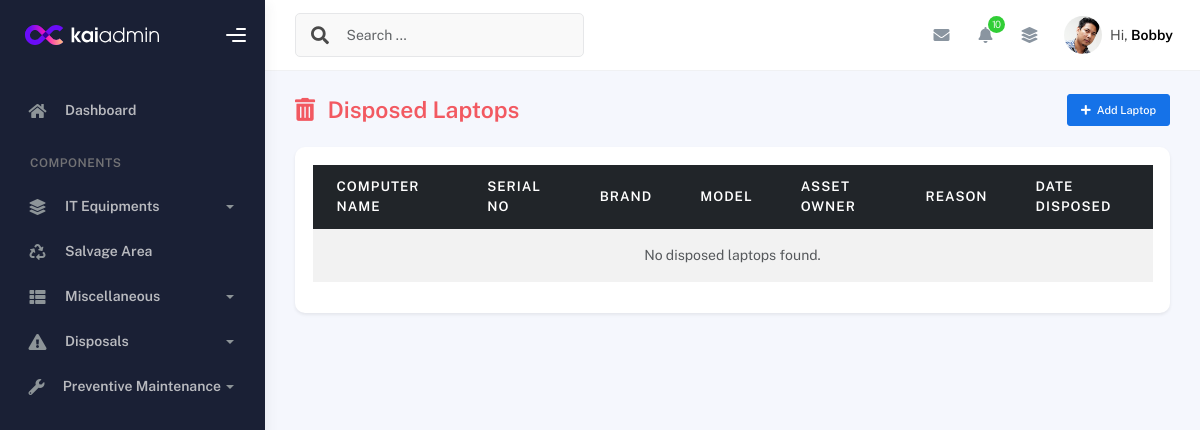
/laptops/disposed/ (signed in), run on an earlier commit of the app's database.
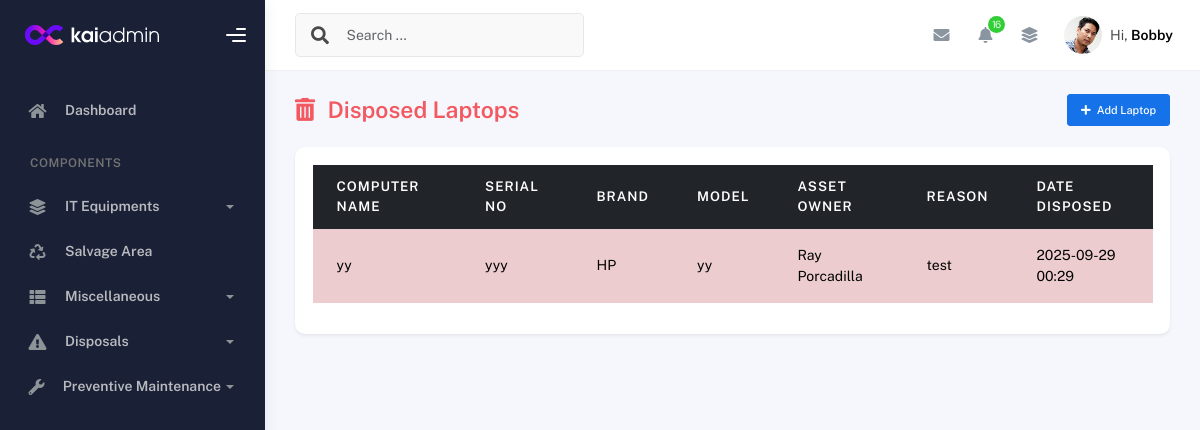
And on a later commit of the database.
### inventory/models.py (models this page shows, shortened)
class DisposedLaptop(models.Model):
    laptop = models.ForeignKey("LaptopDetails", on_delete=models.CASCADE)
    serial_no = models.CharField(max_length=255, blank=True, null=True)
    brand_name = models.CharField(max_length=255, blank=True, null=True)
    model = models.CharField(max_length=255, blank=True, null=True)
    asset_owner = models.CharField(max_length=255, blank=True, null=True)
    reason = models.TextField(blank=True, null=True)
    date_disposed = models.DateTimeField(auto_now_add=True)

class LaptopDetails(models.Model):
    laptop_package = models.ForeignKey(
        LaptopPackage, related_name='laptop_details', on_delete=models.CASCADE
    )
    laptop_sn_db = models.CharField(max_length=255)
    serial_no_norm = models.CharField(
        max_length=255, null=True, blank=True, db_index=True, editable=False, unique=True
    )
    computer_name = models.CharField(max_length=255, unique=True, null=True)
    brand_name = models.ForeignKey(Brand, on_delete=models.SET_NULL, null=True, blank=True)
    model = models.CharField(max_length=255, null=True, blank=True)
    processor = models.CharField(max_length=100, null=True, blank=True)
    memory = models.CharField(max_length=100, null=True, blank=True)
    drive = models.CharField(max_length=255, null=True, blank=True)
    laptop_OS = models.CharField(max_length=100, blank=True, null=True)
    laptop_Office = models.CharField(max_length=100, blank=True, null=True)
    laptop_OS_keys = models.CharField(max_length=100, blank=True, null=True)
    laptop_Office_keys = models.CharField(max_length=100, blank=True, null=True)
    is_disposed = models.BooleanField(default=False)
    created_at = models.DateTimeField(default=timezone.now)

class LaptopPackage(models.Model):
    is_disposed = models.BooleanField(default=False)
    disposal_date = models.DateField(null=True, blank=True)
    created_at = models.DateTimeField(auto_now_add=True)
    updated_at = models.DateTimeField(auto_now=True)
    qr_code = models.ImageField(upload_to='qr_codes/laptops', blank=True, null=True)
    pm_schedule_date = models.DateField(null=True, blank=True)
    pm_schedule_notes = models.TextField(null=True, blank=True)
    @property
    def computer_name(self):
        laptop = self.laptop_details.first()
        return laptop.computer_name if laptop else "N/A"

### inventory/views.py (the view)
# urls.py: path("laptops/disposed/", views.disposed_laptops, name="disposed_laptops"),
@login_required
def disposed_laptops(request):
    disposed_laptops = DisposedLaptop.objects.all().order_by("-date_disposed")
    return render(request, "laptop/disposed_laptops.html", {"disposed_laptops": disposed_laptops})

### inventory/models.py (called while the page is built)
    @property
    def avatar_url(self):
        if self.avatar and hasattr(self.avatar, "url"):
            return self.avatar.url
        return "/static/img/default-avatar.png"

### templates/laptop/disposed_laptops.html (shortened to what this page needs)
{% extends 'base.html' %}
{% block content %}
<div class="container">
  <div class="page-inner">
    <div class="page-header d-flex justify-content-between align-items-center">
      <h3 class="fw-bold mb-0 text-danger">
        <i class="fas fa-trash-alt me-2"></i> Disposed Laptops
      </h3>
      <a href="{% url 'add_desktop_package_with_details' %}?type=laptop" class="btn btn-primary btn-sm">
        <i class="fas fa-plus me-1"></i> Add Laptop
      </a>
    </div>
    <div class="card shadow-sm">
      <div class="card-body">
        <div class="table-responsive">
          <table id="disposedLaptopsTable" class="table table-striped table-hover">
            <thead class="table-dark">
              <tr>
                <th>Computer Name</th>
                <th>Serial No</th>
                <th>Brand</th>
                <th>Model</th>
                <th>Asset Owner</th>
                <th>Reason</th>
                <th>Date Disposed</th>
              </tr>
            </thead>
            <tbody>
              {% for laptop in disposed_laptops %}
                <tr class="table-danger">
                  <td>
                    {% if laptop.laptop and laptop.laptop.laptop_package %}
                      {{ laptop.laptop.laptop_package.computer_name }}
                    {% else %}
                      N/A
                    {% endif %}
                  </td>
                  <td>{{ laptop.serial_no|default:"N/A" }}</td>
                  <td>{{ laptop.brand_name|default:"N/A" }}</td>
                  <td>{{ laptop.model|default:"N/A" }}</td>
                  <td>{{ laptop.asset_owner|default:"N/A" }}</td>
                  <td>{{ laptop.reason|default:"N/A" }}</td>
                  <td>{{ laptop.date_disposed|date:"Y-m-d H:i" }}</td>
                </tr>
              {% empty %}
                <tr>
                  <td colspan="7" class="text-center text-muted">No disposed laptops found.</td>
                </tr>
              {% endfor %}
            </tbody>
          </table>
        </div>
      </div>
    </div>
  </div>
</div>
{% endblock %}

### templates/base.html (shortened to what the changed rows need)
{% load static %}
<!DOCTYPE html>
<html lang="en">
<head>
  {% block head %}
  <link rel="stylesheet" href="{% static 'css/bootstrap.min.css' %}">
  <link rel="stylesheet" href="{% static 'css/plugins.min.css' %}">
  <link rel="stylesheet" href="{% static 'css/kaiadmin.min.css' %}">
  <link rel="stylesheet" href="{% static 'css/fonts.min.css' %}">
  {% endblock %}
</head>
<body>
  <div class="wrapper">
    {% block navbar %}
    <div class="main-panel">
      <div class="main-header">
          <nav
            class="navbar navbar-header navbar-header-transparent navbar-expand-lg border-bottom"
          >
            <div class="container-fluid">
              <ul class="navbar-nav topbar-nav ms-md-auto align-items-center">
               <li class="nav-item topbar-icon dropdown hidden-caret">
                  <a class="nav-link dropdown-toggle" href="#" id="notifDropdown" role="button" data-bs-toggle="dropdown" aria-haspopup="true" aria-expanded="false">
                    <i class="fa fa-bell"></i>
                    {% if pending_pm_count > 0 %}
                      <span class="notification">{{ pending_pm_count }}</span>
                    {% endif %}
                  </a>
                </li>
              </ul>
            </div>
          </nav>
        </div>
    {% endblock %}
    {% block content %}{% endblock %}
    </div>
  </div>
</body>
</html>

What changed in the data, as far as the page shows it:
added DisposedLaptop: laptop.laptop_package.computer_name "yy", serial_no "yyy", brand_name "HP", model "yy", asset_owner "Ray Porcadilla", reason "test", date_disposed "2025-09-29 00:29"
Also different on the page:
{{ pending_pm_count }}: "10" → "16"
text no longer shown: "No disposed laptops found."
